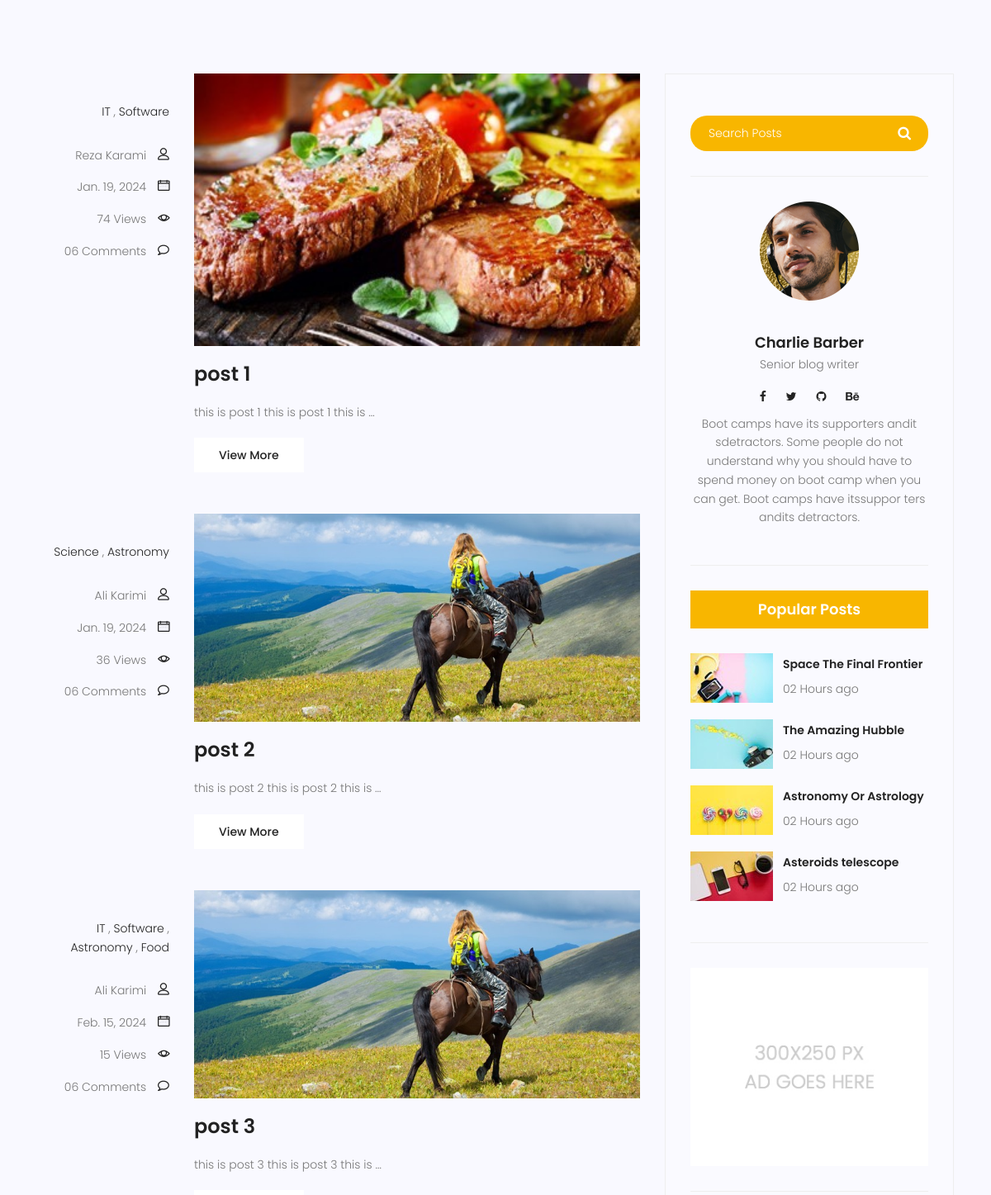
/blog (middle part), run on an earlier commit of the app's database.
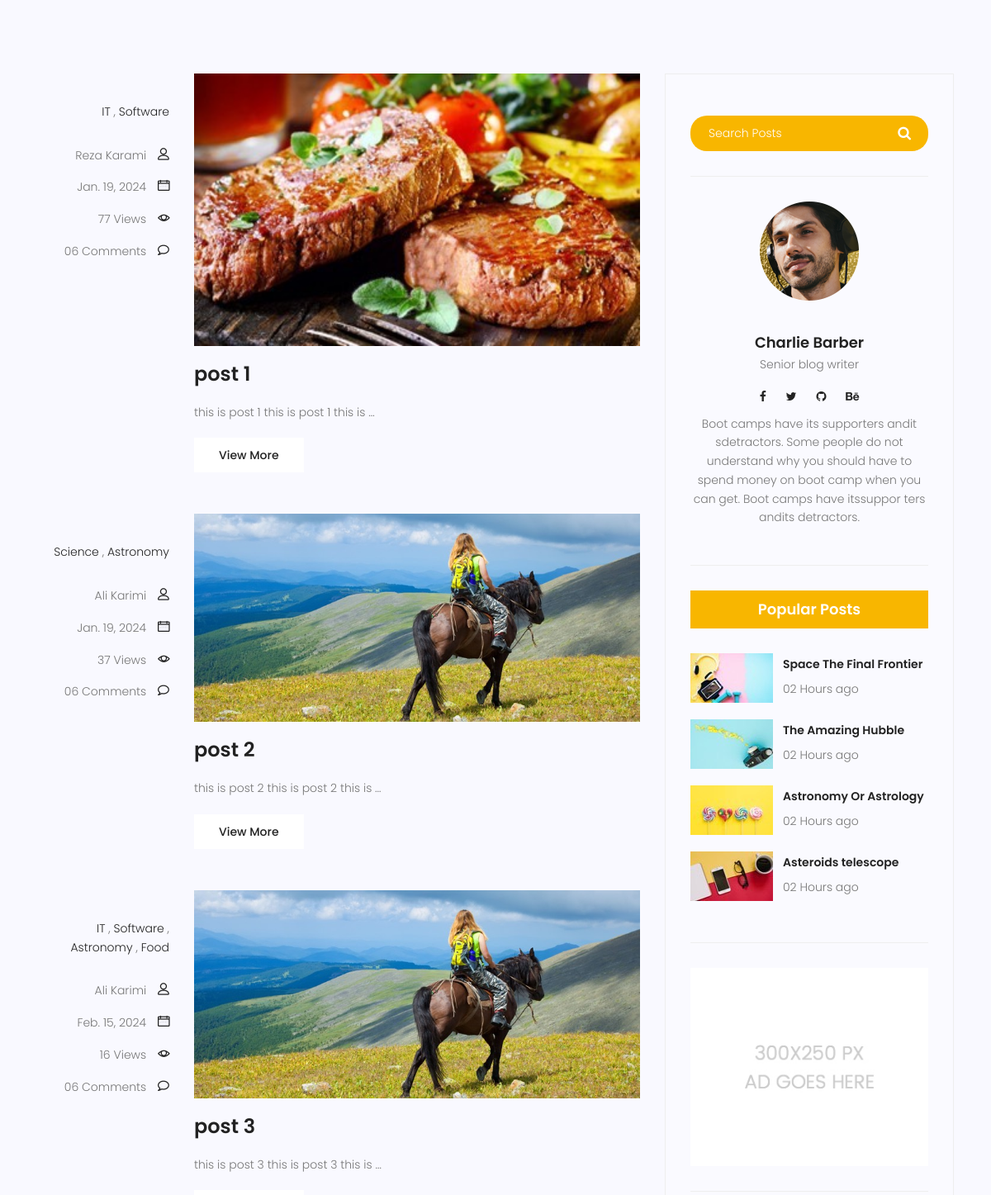
And on a later commit of the database.
### blog/models.py (models this page shows, shortened)
class Post(models.Model):
    image = models.ImageField(upload_to= 'blog/',default='blog/default.jpg')
    author = models.ForeignKey(User,on_delete=models.SET_NULL,null=True)
    title = models.CharField(max_length=255)
    content = models.TextField()
    category = models.ManyToManyField(Category)
    counted_views = models.IntegerField(default=0)
    status = models.BooleanField(default=False)
    published_date = models.DateTimeField(null=True)
    created_date = models.DateTimeField(auto_now_add=True)
    updated_date = models.DateTimeField(auto_now=True)
    class Meta():
        ordering = ['created_date']

### blog/views.py (the view)
# urls.py: path('', blog_view, name="index"),
def blog_view(request):
    posts = Post.objects.filter(published_date__lte=timezone.now(), status=1)
    context = {"posts": posts}
    return render(request, 'blog/blog-home.html', context)

### templates/blog/blog-home.html (shortened to what the changed rows need)
{% extends 'base.html' %}
{% load static %}
{% block content %}
<section class="post-content-area">
    <div class="container">
        <div class="row">
            <div class="col-lg-8 posts-list">
                {% for post in posts %}
                <div class="single-post row">
                    <div class="col-lg-3  col-md-3 meta-details">
                        <ul class="tags">
                            <li><a href="#">
                            {% for cat in post.category.all %}
                            <a href="#">{{cat.name}}</a> {% if not forloop.last %},{% endif %}
                            {% endfor %}
                            </a></li>
                        </ul>
                        <div class="user-details row">
                            <p class="user-name col-lg-12 col-md-12 col-6"><a href="#">{{post.author.get_full_name}}</a> <span
                                    class="lnr lnr-user"></span></p>
                            <p class="date col-lg-12 col-md-12 col-6"><a href="#">{{post.published_date|date:""}}</a> <span
                                    class="lnr lnr-calendar-full"></span></p>
                            <p class="view col-lg-12 col-md-12 col-6"><a href="#">{{post.counted_views}} Views</a> <span
                                    class="lnr lnr-eye"></span></p>
                            <p class="comments col-lg-12 col-md-12 col-6"><a href="#">06 Comments</a> <span
                                    class="lnr lnr-bubble"></span></p>
                        </div>
                    </div>
                    <div class="col-lg-9 col-md-9 ">
                        <div class="feature-img">
                            <img class="img-fluid" src="{{post.image.url}}" alt="">
                        </div>
                        <a class="posts-title" href="{% url 'blog:single' pid=post.id  %}"><h3>{{post.title}}</h3>
                        </a>
                        <p class="excert">
                            {{post.content|truncatewords:10}}
                        </p>
                        <a href="/blog/{{post.id}}" class="primary-btn">View More</a>
                    </div>
                </div>
                {% endfor %}
            </div>
        </div>
    </div>
</section>
{% endblock %}

What changed in the data, as far as the page shows it:
changed Post "post 1": counted_views "74" → "77"
changed Post "post 2": counted_views "36" → "37"
changed Post "post 3": counted_views "15" → "16"
